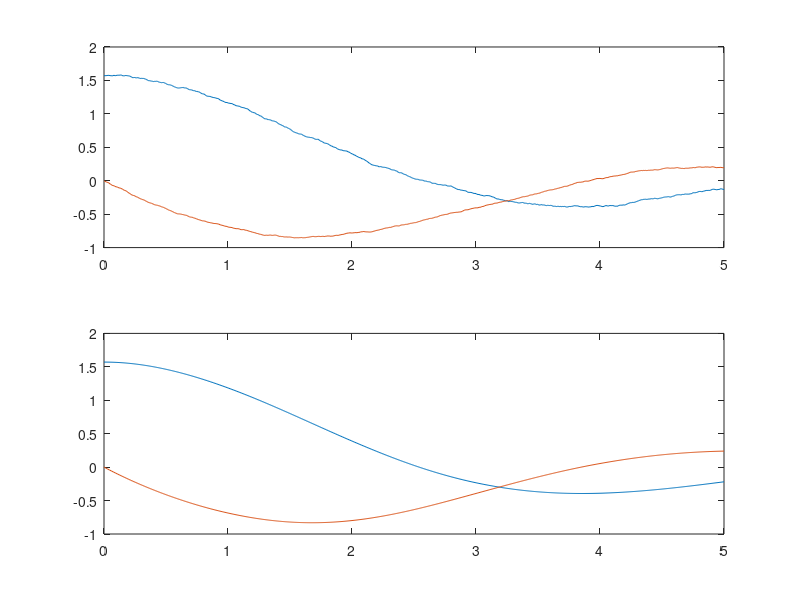

Reproduce this figure in MATLAB. (Note: this script raises an error after producing the figure.)
clear;
clc;

%% Condiciones de operación para el péndulo
m=0.2; %kg
b=0.72; %kg/(m*s)
g=9.8; %m/s²
l=0.5; %m

h=0.008; %Tamaño de paso
tf=5; %Tiempo de simulación
n=tf/h; %Número de muestras

t=linspace(0, tf, n+1); %Vector de tiempo
x1=zeros(1, n+1); %Primer estado (con ruido)
x2=zeros(1, n+1); %Segundo estado (con ruido)
X1=zeros(1, n+1); %Primer estado (sin ruido)
X2=zeros(1, n+1); %Segundo estado (sin ruido)
u=zeros(1, n+1); %Entrada al sistema

x1(1)=pi/2; %Condiciones iniciales
x2(1)=0; %"
X1(1)=pi/2; %"
X2(1)=0; %"

%% Método de Euler
for k=1:n
    if rand>0.5
        s=1;
    else
        s=-1;
    end
    x1(k+1)=x1(k)+h*x2(k)+0.0075*s*rand;
    x2(k+1)=x2(k)+h*((1/(m*l^2))*u(k)-m*g*l*sin(x1(k))-b*x2(k))+0.005*s*rand;
    X1(k+1)=X1(k)+h*X2(k);
    X2(k+1)=X2(k)+h*((1/(m*l^2))*u(k)-m*g*l*sin(X1(k))-b*X2(k));
end

%Derivar el segundo estado
x2p=diff(x2);
x2p=[0, x2p];
X2p=diff(X2);
X2p=[0, X2p];

hold on
subplot(2, 1, 1)
plot(t, x1, t, x2)
subplot(2, 1, 2)
plot(t, X1, t, X2)

%% Construir la función objetivo
syms 'B'

f=0;
for i=1:1:length(x1)
 f=f+(x2(i)+((1/(m*l^2))*u(i)-m*g*l*sin(x1(i))-B*x2(i))-(X2(i)+((1/(m*l^2))*u(i)-m*g*l*sin(X1(i))-b*X2(i))))^2;
end

%% Obtener gradiente y Hessiano
g=diff(f, B);
h=diff(g, B);

%% Resolver problema de optimización usando la Función fminunc
fh=matlabFunction(f); %Convertir función simbólica en función anónima
bb=fminunc(fh, 0); %%Miniizador
bbb=fh(bb); %Mínimo

%% Parámetros del problema
x0=0;
a=0.0001;    %α
k=0;
x=x0;
e=1e-5; %ε esperado
er=100;  %ε actual
 
%% Método de pasos descendentes
while er>=e
    r=eval(subs(g, [B], x));
    x=x-a*r;
    er=norm(r);
    k=k+1;
end

%% Variables auxiliares para el método de Newton
hi=inv(h);
dx=hi*g;
dx=-dx;

%% Parámetros del problema
X0=0;
K=0;
X=X0;
e=1e-5; %ε esperado
er=100;  %ε actual

%% Método de Newton
while er>=e
    r=eval(subs(dx, [B], X));
    er=norm(eval(subs(g, [B], X)));
    m=eval(subs(h, [B], X));
    X=X+r;
    K=K+1;
end

fprintf('Minimizando con Matlab: %f\n', bb)
fprintf('Minimizando con pasos descendentes: %f\n', x)
fprintf('Minimizando con método de Newton: %f\n', X)
fprintf('\n')